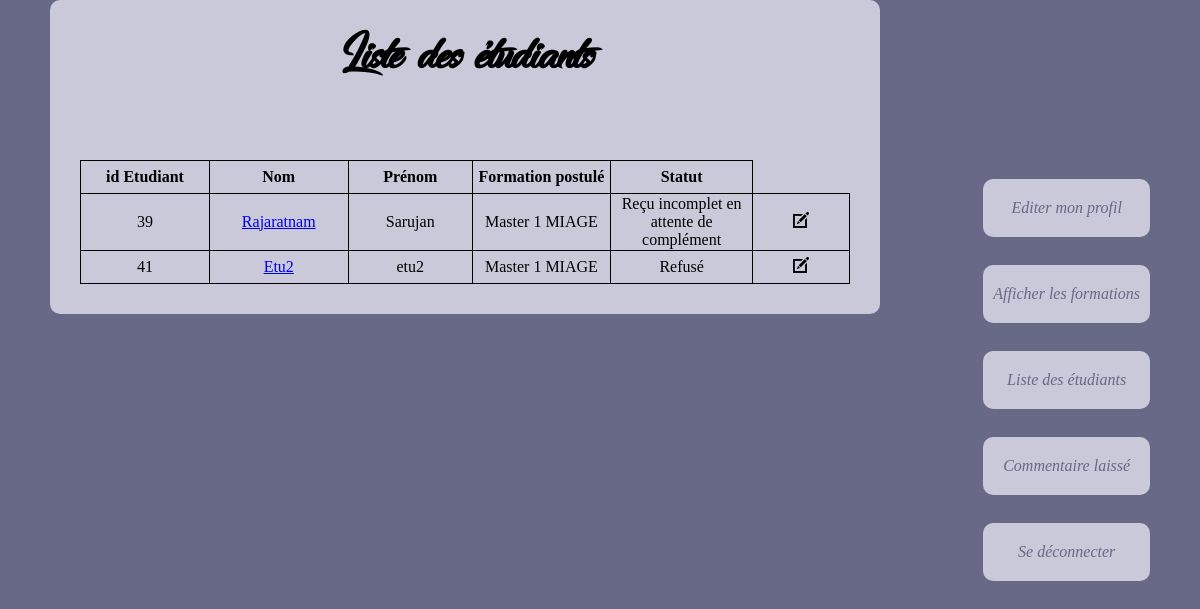
Page /Etudiants.php on the earlier database version.
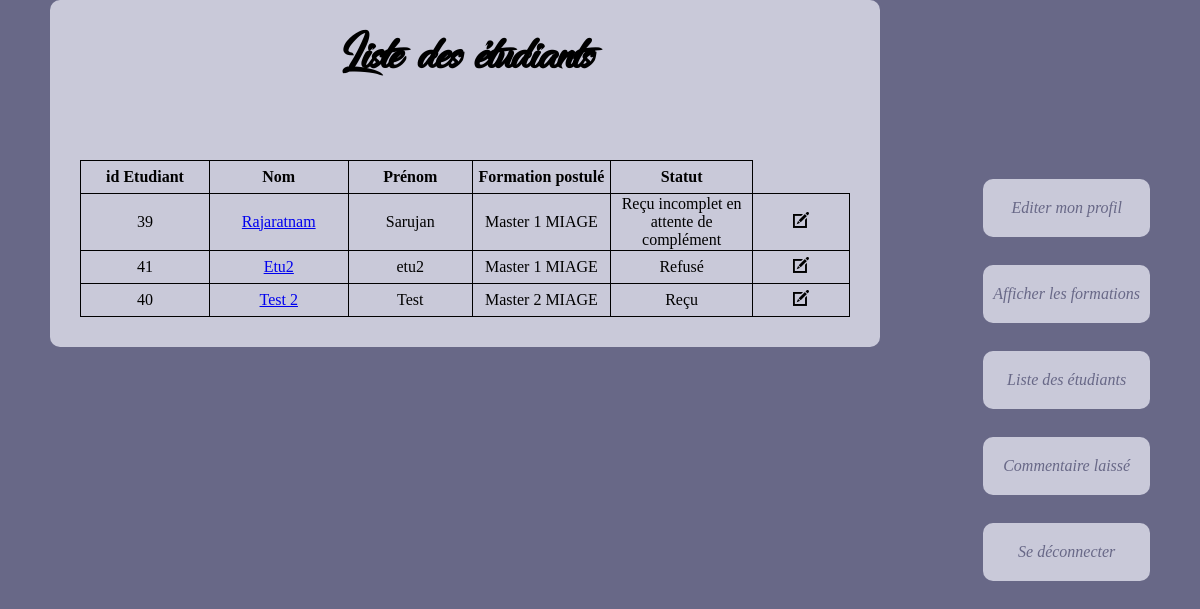
Same page on the later database version.
### tables this page shows
CREATE TABLE `Utilisateur` (
  `id_etudiant` int(11) NOT NULL,
  `Nom` varchar(50) NOT NULL,
  `Prenom` varchar(50) DEFAULT NULL,
  `carte_id` int(11) DEFAULT NULL,
  `date_naiss` date DEFAULT NULL,
  `adresse` varchar(100) DEFAULT NULL,
  `num_tel` int(11) DEFAULT NULL,
  `mail` varchar(70) NOT NULL,
  `mdp` varchar(50) NOT NULL,
  `choixFormation` int(11) DEFAULT NULL,
  `TypeUser` int(11) NOT NULL,
  `id_statuts` int(11) DEFAULT NULL
);

CREATE TABLE `Formation` (
  `id_formation` int(11) NOT NULL,
  `intitule_formation` varchar(70) NOT NULL
);

CREATE TABLE `Statuts` (
  `id_statuts` int(11) NOT NULL,
  `libelle` varchar(75) NOT NULL
);

### Etudiants.php (the view, shortened to what this page needs)
<?php
$bdd = new PDO('mysql:host=localhost;dbname=Projet_Php', 'root', 'root');
?>
<!DOCTYPE html>
<html>
<head>
	<link rel="stylesheet" href="Content/css/nobel.css" />
</head>
<body>
<main>
<table>
	<h1> Liste des étudiants </h1>
	<tr>
		<td>
			<STRONG>id Etudiant</STRONG>
		</td>
		<td>
			<STRONG>Nom</STRONG>
		</td>
		<td>
			<STRONG>Prénom</STRONG>
		</td>
		<td>
			<STRONG>Formation postulé</STRONG>
		</td>
		<td>
			<STRONG>Statut</STRONG>
		</td>
	</tr>
	<tr>
		<?php
			echo "<br><br>";
			$formation=$bdd->prepare('SELECT DISTINCT id_etudiant,Nom,Prenom,choixFormation,Intitule_formation,libelle, u.id_statuts from Utilisateur u, DocumentsFourni df, Formation f, Statuts s where u.TypeUser=3 and u.choixFormation=f.id_formation and u.id_statuts=s.id_statuts ORDER BY choixFormation,id_etudiant ASC');
			$formation->execute();
			while($lig = $formation->fetch(PDO::FETCH_ASSOC)){
				echo "<tr>";
					echo "<td>".$lig['id_etudiant']."</td>";
					echo "<td><a href='AddFilesE.php?id_etudiant=".$lig['id_etudiant']."'>";
					echo $lig['Nom']."</td>";
					echo "<td>".$lig['Prenom']."</td>";
					echo "<td>".$lig['Intitule_formation']."</td>";
					echo "<td>".$lig['libelle']."</td>";
					echo "<td><a href='EditEtudiant.php?id_statut=".$lig["id_statuts"]."&id_etudiant=".$lig["id_etudiant"]."'><img src='Content/img/edit-icon.png' alt='' class='icone'/></a></td>";
				echo "</tr>";
			}
			?>
	</tr>
</table>
</main>
	<nav>
		<ul>
			<li><a href = "editerProfileP.php">Editer mon profil</a></li><br>
			<li><a href = "formationsP.php">Afficher les formations</a></li><br>
			<li><a href = "Etudiants.php">Liste des étudiants</a></li><br>
			<li><a href ="CommentaireL.php">Commentaire laissé</a></li><br>
			<li><a href = "Deconnexion.php">Se déconnecter</a></li><br>
		</ul>
	</nav>
</body>
</html>

### Content/css/nobel.css (style rules this page uses)
body { width : 70%; background-color : #686887; margin:auto; overflow-y: scroll ; position: relative; }
main { width : 70%; margin-left : 150px; margin-right: 100px; background-color : #C9C9D9; border-radius : 10px; padding : 30px; position: relative; }
nav { position : absolute; top : 163px; right : 0px; }
nav ul { padding-left : 20px; }
nav li { list-style-type : none; padding : 0; margin-bottom : 10px; }
nav li a { display : block; margin : 0; background-color : #C9C9D9; border-radius : 10px; padding-top : 20px; padding-bottom : 20px; padding-left : 10px; padding-right : 10px; vertical-align : middle; text-align : center; text-decoration : none; color : #686887; font-style : italic; }
h1 { font-family: "dancing_in_the_rainbow"; font-size: 3.5em; text-align: center; margin-top: 0px; }
table { border-collapse : collapse; margin : auto; }
td,th { border : 1px solid black; width : 300px; height : 30px; text-align : center; }
img.icone { width: 16px; }
@media screen and (min-width: 1100px) and (max-width: 1400px) { body { width : 1100px; } }
@media screen and (min-width: 1100px) and (max-width: 1400px) { main, header { margin-left : 0px; } }

Differences in the rows shown:
now on this page (row edited): utilisateur: id_etudiant "40", Nom "Test 2", Prenom "Test", choixFormation.intitule_formation "Master 2 MIAGE", id_statuts.libelle "Reçu"
